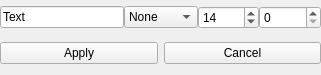
<?xml version="1.0" encoding="UTF-8"?>
<ui version="4.0">
 <class>EAT</class>
 <widget class="QWidget" name="EAT">
  <property name="geometry">
   <rect>
    <x>0</x>
    <y>0</y>
    <width>321</width>
    <height>75</height>
   </rect>
  </property>
  <property name="minimumSize">
   <size>
    <width>0</width>
    <height>75</height>
   </size>
  </property>
  <property name="maximumSize">
   <size>
    <width>16777215</width>
    <height>75</height>
   </size>
  </property>
  <property name="windowTitle">
   <string>Form</string>
  </property>
  <layout class="QGridLayout" name="gridLayout">
   <property name="leftMargin">
    <number>0</number>
   </property>
   <property name="topMargin">
    <number>0</number>
   </property>
   <property name="rightMargin">
    <number>0</number>
   </property>
   <property name="bottomMargin">
    <number>11</number>
   </property>
   <item row="1" column="0">
    <widget class="QPushButton" name="pb_Apply">
     <property name="text">
      <string>Apply</string>
     </property>
    </widget>
   </item>
   <item row="1" column="1">
    <widget class="QPushButton" name="pb_Cancel">
     <property name="text">
      <string>Cancel</string>
     </property>
    </widget>
   </item>
   <item row="0" column="0" colspan="2">
    <widget class="QWidget" name="widget" native="true">
     <layout class="QGridLayout" name="gridLayout_2">
      <property name="leftMargin">
       <number>0</number>
      </property>
      <property name="topMargin">
       <number>0</number>
      </property>
      <property name="rightMargin">
       <number>0</number>
      </property>
      <property name="bottomMargin">
       <number>0</number>
      </property>
      <property name="spacing">
       <number>0</number>
      </property>
      <item row="0" column="2">
       <widget class="QComboBox" name="cb_Box">
        <item>
         <property name="text">
          <string>None</string>
         </property>
        </item>
        <item>
         <property name="text">
          <string>Round</string>
         </property>
        </item>
        <item>
         <property name="text">
          <string>Square</string>
         </property>
        </item>
        <item>
         <property name="text">
          <string>Round4</string>
         </property>
        </item>
       </widget>
      </item>
      <item row="0" column="0" colspan="2">
       <widget class="QLineEdit" name="le_Text">
        <property name="text">
         <string>Text</string>
        </property>
       </widget>
      </item>
      <item row="0" column="3">
       <widget class="QSpinBox" name="sb_Font_Size">
        <property name="minimum">
         <number>5</number>
        </property>
        <property name="value">
         <number>14</number>
        </property>
       </widget>
      </item>
      <item row="0" column="4">
       <widget class="QSpinBox" name="sb_Rotation">
        <property name="maximum">
         <number>360</number>
        </property>
       </widget>
      </item>
     </layout>
    </widget>
   </item>
  </layout>
 </widget>
 <resources/>
 <connections/>
</ui>
